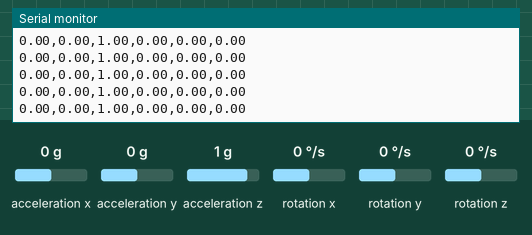
Simulated run of this sketch. Board: Arduino Uno, built with avr-gcc and run on an emulated ATmega328P. On the bench: the last lines printed to the serial monitor. Inputs (shaded band) come from the test bench; at power-on: acceleration x 0 g, acceleration y 0 g, acceleration z 1 g, rotation x 0 °/s, rotation y 0 °/s, rotation z 0 °/s.

Above: at 3.2 s.
3.3 s: acceleration x set to -1.4 g
At 3.52 s:
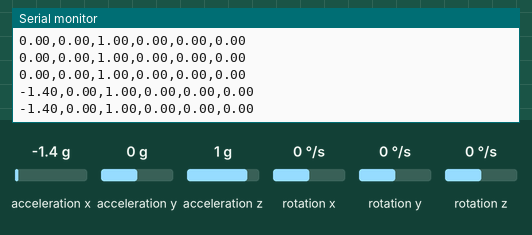
4.8 s: acceleration y set to -1.4 g
At 4.82 s:
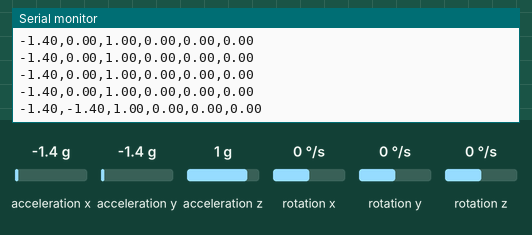
6.3 s: acceleration z set to -1.4 g
At 6.33 s:
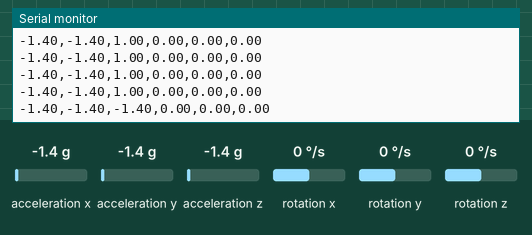
7.8 s: rotation x set to -192 °/s
At 7.84 s:
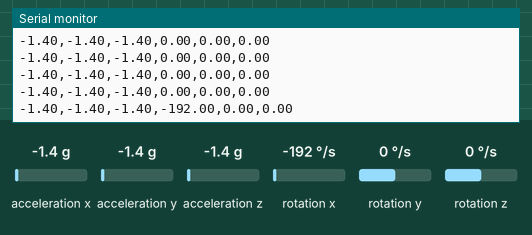
9.3 s: rotation y set to -192 °/s
At 9.35 s:
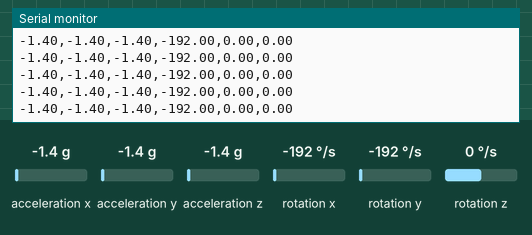

Measured:
- after the input at 3.3 s, the serial monitor: prints a new line after 0.11 s (image 1)
- after the input at 4.8 s, the serial monitor: prints a new line at once (image 2)
- after the input at 6.3 s, the serial monitor: prints a new line at once (image 3)
- after the input at 7.8 s, the serial monitor: prints a new line at once (image 4)

The sketch:

IMU_Data_Sender.ino
```cpp
/*
  IMU Data Sender By Andres Perez
*/
#include <MPU9250.h>
#include <Wire.h>

MPU9250 mpu;

void setup() {
  // put your setup code here, to run once:
  Serial.begin(9600);
  Wire.begin();
  delay(2000);

  if (!mpu.setup(0x68)) {
    while (1) {
      Serial.println("MPU connection failed. Please check your connection!");
      delay(5000);
    }
  }

  Serial.println("Arduino Ready");
}

void loop() {
  /*
    Don't forget the mpu.update()!
  */
  if (mpu.update()) {
    send_data();
  }
  delay(100); // 100 Hz; 50 ms for 20 Hz
}

void send_data() {
  /*
    Sends formatted data in a comma-seperated string
    Format: "accX,accY,accZ,gyroX,gyroY,gyroZ"
  */
  Serial.print(mpu.getAccX());
  Serial.print(",");
  Serial.print(mpu.getAccY());
  Serial.print(",");
  Serial.print(mpu.getAccZ());
  Serial.print(",");
  Serial.print(mpu.getGyroX());
  Serial.print(",");
  Serial.print(mpu.getGyroY());
  Serial.print(",");
  Serial.println(mpu.getGyroZ());
}
```
